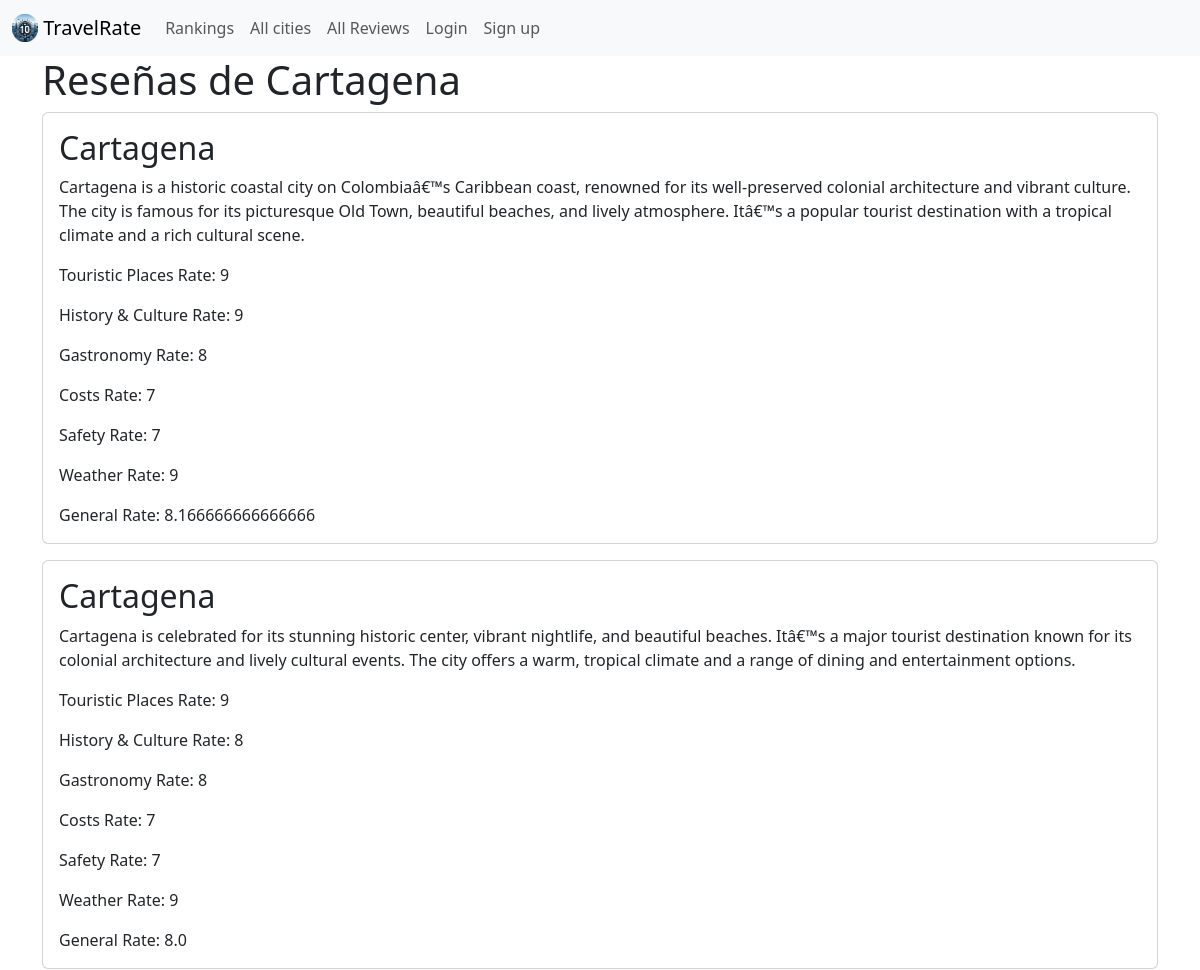
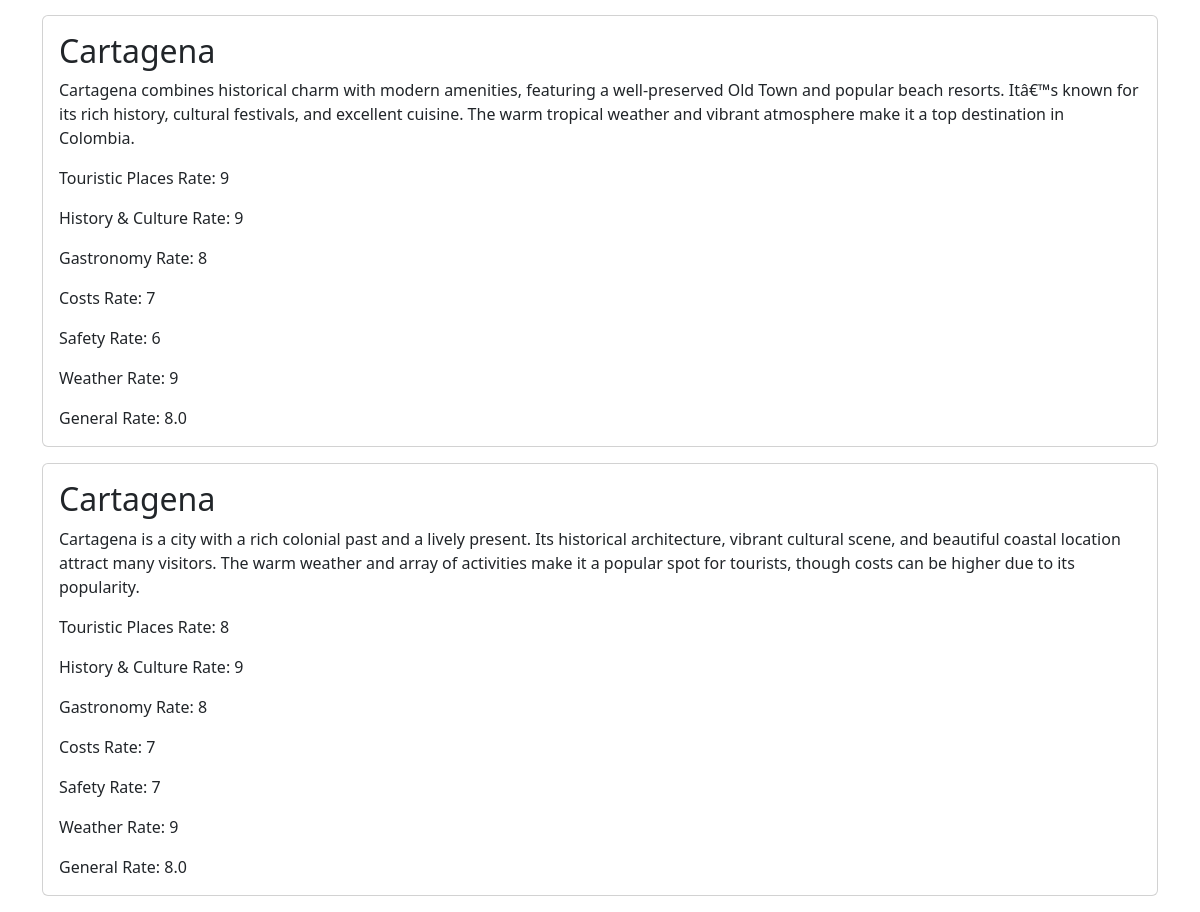
Screenshot of /ranking/reviews/Cartagena/ with the database file from the repository (2 pictures, top to bottom).
### city/models.py (models this page shows, shortened)
class City(models.Model):
    name = models.CharField(max_length=100)
    country = models.CharField(max_length=100)
    rate = models.DecimalField(max_digits=2, decimal_places=1)
    description = models.CharField(max_length=500)
    image = models.ImageField(upload_to='city/images/')

### reviews/models.py (models this page shows, shortened)
class Reviews(models.Model):
    city = models.CharField(max_length=100)
    general_review = models.CharField(max_length=2000)
    touristic_places_rate = models.IntegerField(choices=range.choices, default=range.ONE)
    history_and_culture_rate = models.IntegerField(choices=range.choices, default=range.ONE)
    gastronomy_rate = models.IntegerField(choices=range.choices, default=range.ONE)
    costs_rate = models.IntegerField(choices=range.choices, default=range.ONE)
    safety_rate = models.IntegerField(choices=range.choices, default=range.ONE)
    weather_rate = models.IntegerField(choices=range.choices, default=range.ONE)
    general_rate = models.FloatField(editable=False, null=True, blank=True)

### city/views.py (the view)
# urls.py: path('reviews/<str:city_name>/', city_reviews, name='city_reviews'),
def city_reviews(request, city_name):
    city = get_object_or_404(City, name=city_name)
    reviews = Reviews.objects.filter(city=city.name)
    context = {
        'city': city,
        'reviews': reviews
    }
    return render(request, 'city_reviews.html', context)

### city/templates/city_reviews.html (shortened to what this page needs)
{% extends 'base.html' %}
{% block content %}
<head>
</head>
    <h1>Reseñas de {{ city.name }}</h1>
    {% if reviews %}
        {% for review in reviews %}
        <div class="card mb-3">
            <div class="row g-0">
                <div>
                    <div class="card-body">
                        <h2 class="card-title">{{ review.city }}</h2>
                        <p class="card-text">{{ review.general_review }}</p>
                        <p class="card-text">Touristic Places Rate: {{ review.touristic_places_rate }}</p>
                        <p class="card-text">History & Culture Rate: {{ review.history_and_culture_rate }}</p>
                        <p class="card-text">Gastronomy Rate: {{ review.gastronomy_rate }}</p>
                        <p class="card-text">Costs Rate: {{ review.costs_rate }}</p>
                        <p class="card-text">Safety Rate: {{ review.safety_rate }}</p>
                        <p class="card-text">Weather Rate: {{ review.weather_rate }}</p>
                        <p class="card-text">General Rate: {{ review.general_rate }}</p>
                    </div>
                </div>
            </div>
        </div>
        {% endfor %}
    {% else %}
        <p>No hay reseñas para esta ciudad.</p>
    {% endif %}
{% endblock content %}

### rows the page displays
City: name "Cartagena"
Reviews: city "Cartagena", general_review "Cartagena is a historic coastal city on Colombiaâ€™s Caribbean coast, renowned for its well-preserved colonial architecture and vibrant culture. The city is famous for its picturesque Old Town, beautiful beaches, and lively atmosphere. Itâ€™s a popular tourist destination with a tropical climate and a rich cultural scene.", touristic_places_rate "9", history_and_culture_rate "9", gastronomy_rate "8", costs_rate "7", safety_rate "7", weather_rate "9", general_rate "8.166666666666666"
Reviews: city "Cartagena", general_review "Cartagena is celebrated for its stunning historic center, vibrant nightlife, and beautiful beaches. Itâ€™s a major tourist destination known for its colonial architecture and lively cultural events. The city offers a warm, tropical climate and a range of dining and entertainment options.", touristic_places_rate "9", history_and_culture_rate "8", gastronomy_rate "8", costs_rate "7", safety_rate "7", weather_rate "9", general_rate "8.0"
Reviews: city "Cartagena", general_review "Cartagena combines historical charm with modern amenities, featuring a well-preserved Old Town and popular beach resorts. Itâ€™s known for its rich history, cultural festivals, and excellent cuisine. The warm tropical weather and vibrant atmosphere make it a top destination in Colombia.", touristic_places_rate "9", history_and_culture_rate "9", gastronomy_rate "8", costs_rate "7", safety_rate "6", weather_rate "9", general_rate "8.0"
Reviews: city "Cartagena", general_review "Cartagena is a city with a rich colonial past and a lively present. Its historical architecture, vibrant cultural scene, and beautiful coastal location attract many visitors. The warm weather and array of activities make it a popular spot for tourists, though costs can be higher due to its popularity.", touristic_places_rate "8", history_and_culture_rate "9", gastronomy_rate "8", costs_rate "7", safety_rate "7", weather_rate "9", general_rate "8.0"
